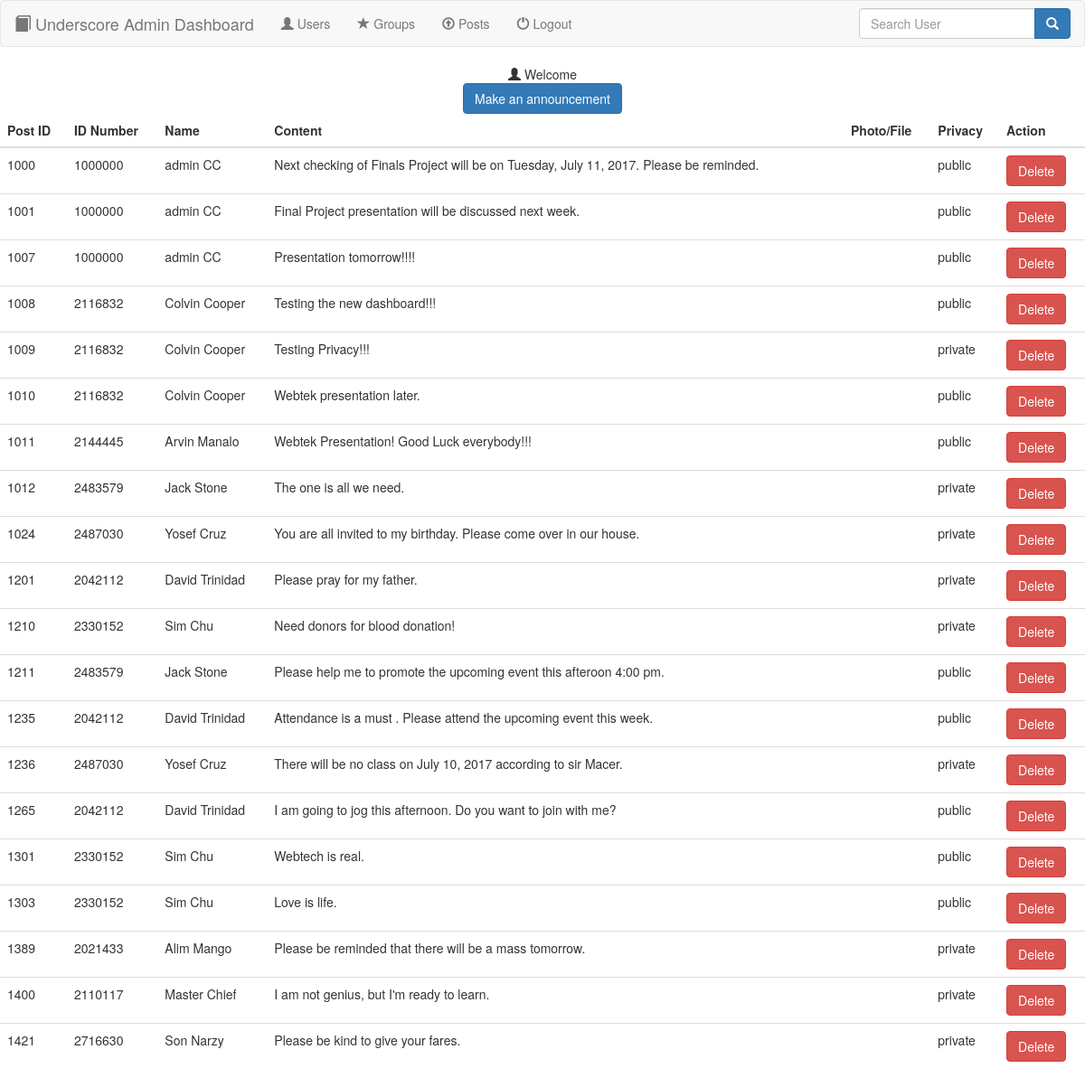
/11-7-17/php/underscore/posts.php, run on the app's committed database.
### tables this page shows
CREATE TABLE IF NOT EXISTS `posts` (
  `postID` int(11) NOT NULL,
  `idno` int(7) NOT NULL,
  `date` date DEFAULT NULL,
  `privacy` varchar(15) NOT NULL,
  `content` varchar(140) NOT NULL,
  `file` longblob,
  PRIMARY KEY (`postID`)
);

CREATE TABLE IF NOT EXISTS `users` (
  `idno` int(11) NOT NULL,
  `email` varchar(50) NOT NULL,
  `password` varchar(25) NOT NULL,
  `firstname` varchar(20) NOT NULL,
  `lastname` varchar(20) NOT NULL,
  `userType` varchar(10) NOT NULL,
  `status` varchar(10) NOT NULL,
  `gender` varchar(6) NOT NULL,
  PRIMARY KEY (`email`)
);

### 11-7-17/php/underscore/posts.php (the view, shortened to what this page needs)
<?php
  include('database.php');
 ?>
 <!DOCTYPE html>
 <html>
   <head>
     <link rel="stylesheet" href="bootstrap-3.3.7-dist\css\bootstrap.min.css">
   </head>
   <body>
     <?php include('navbar.php');
      $adminname = $_SESSION['firstname'] . " " . $_SESSION['lastname'];
      ?>
     <div class="container-fluid" align="center">
       <span class="glyphicon glyphicon-user"></span> Welcome <?php echo $adminname; ?><br>
       <a href="announcement.php" class="btn btn-primary">Make an announcement</a>
     </div>
     <table class="table table-hover">
       <thead>
         <th>Post ID</th>
         <th>ID Number</th>
         <th>Name</th>
         <th>Content</th>
         <th>Photo/File</th>
         <th>Privacy</th>
         <th>Action</th>
       </thead>
       <?php
         $sql = "SELECT * FROM posts JOIN users ON users.idno=posts.idno ORDER BY postID";
         $result = mysqli_query($conn, $sql);
         $rows = mysqli_fetch_array($result, MYSQLI_ASSOC);
         do {?>
           <tr>
             <td><?php echo $rows['postID']; ?></td>
             <td><?php echo $rows['idno']; ?></td>
             <td><?php echo $rows['firstname'] . " " . $rows['lastname']; ?></td>
             <td><?php echo $rows['content']; ?></td>
             <td><?php echo $rows['file']; ?></td>
             <td><?php echo $rows['privacy']; ?></td>
             <form action="deletePost.php" method="POST">
               <td>
                 <button type="submit" name="delete_post" class="btn btn-danger">Delete</button>
               </td>
             </form>
           </tr>
         <?php } while ($rows = mysqli_fetch_assoc($result));
        ?>
     </table>
   </body>
  </html>

### data on the page
posts: postID "1000", users.idno "1000000", users.firstname "admin", users.lastname "CC", content "Next checking of Finals Project will be on Tuesday, July 11, 2017. Please be reminded.", privacy "public"
posts: postID "1001", users.idno "1000000", users.firstname "admin", users.lastname "CC", content "Final Project presentation will be discussed next week.", privacy "public"
posts: postID "1007", users.idno "1000000", users.firstname "admin", users.lastname "CC", content "Presentation tomorrow!!!!", privacy "public"
posts: postID "1008", users.idno "2116832", users.firstname "Colvin", users.lastname "Cooper", content "Testing the new dashboard!!!", privacy "public"
posts: postID "1009", users.idno "2116832", users.firstname "Colvin", users.lastname "Cooper", content "Testing Privacy!!!", privacy "private"
posts: postID "1010", users.idno "2116832", users.firstname "Colvin", users.lastname "Cooper", content "Webtek presentation later.", privacy "public"
posts: postID "1011", users.idno "2144445", users.firstname "Arvin", users.lastname "Manalo", content "Webtek Presentation! Good Luck everybody!!!", privacy "public"
posts: postID "1012", users.idno "2483579", users.firstname "Jack", users.lastname "Stone", content "The one is all we need.", privacy "private"
posts: postID "1024", users.idno "2487030", users.firstname "Yosef", users.lastname "Cruz", content "You are all invited to my birthday. Please come over in our house.", privacy "private"
posts: postID "1201", users.idno "2042112", users.firstname "David", users.lastname "Trinidad", content "Please pray for my father.", privacy "private"
posts: postID "1210", users.idno "2330152", users.firstname "Sim", users.lastname "Chu", content "Need donors for blood donation!", privacy "private"
posts: postID "1211", users.idno "2483579", users.firstname "Jack", users.lastname "Stone", content "Please help me to promote the upcoming event this afteroon 4:00 pm.", privacy "public"
posts: postID "1235", users.idno "2042112", users.firstname "David", users.lastname "Trinidad", content "Attendance is a must . Please attend the upcoming event this week.", privacy "public"
posts: postID "1236", users.idno "2487030", users.firstname "Yosef", users.lastname "Cruz", content "There will be no class on July 10, 2017 according to sir Macer.", privacy "private"
posts: postID "1265", users.idno "2042112", users.firstname "David", users.lastname "Trinidad", content "I am going to jog this afternoon. Do you want to join with me?", privacy "public"
posts: postID "1301", users.idno "2330152", users.firstname "Sim", users.lastname "Chu", content "Webtech is real.", privacy "public"
posts: postID "1303", users.idno "2330152", users.firstname "Sim", users.lastname "Chu", content "Love is life.", privacy "public"
posts: postID "1389", users.idno "2021433", users.firstname "Alim", users.lastname "Mango", content "Please be reminded that there will be a mass tomorrow.", privacy "private"
posts: postID "1400", users.idno "2110117", users.firstname "Master", users.lastname "Chief", content "I am not genius, but I'm ready to learn.", privacy "private"
posts: postID "1421", users.idno "2716630", users.firstname "Son", users.lastname "Narzy", content "Please be kind to give your fares.", privacy "private"
